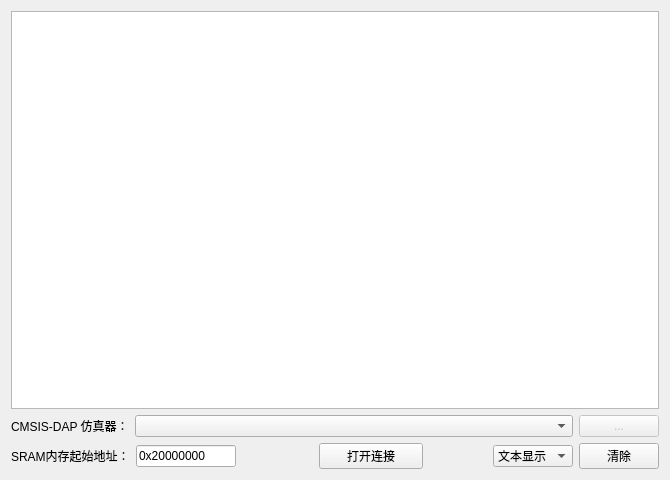
<?xml version="1.0" encoding="UTF-8"?>
<ui version="4.0">
 <author>XIVN1987</author>
 <class>RTTView</class>
 <widget class="QWidget" name="RTTView">
  <property name="geometry">
   <rect>
    <x>0</x>
    <y>0</y>
    <width>670</width>
    <height>480</height>
   </rect>
  </property>
  <property name="sizePolicy">
   <sizepolicy hsizetype="Preferred" vsizetype="Preferred">
    <horstretch>0</horstretch>
    <verstretch>0</verstretch>
   </sizepolicy>
  </property>
  <property name="windowTitle">
   <string>XIVN1987 SEGGER-RTT Client</string>
  </property>
  <property name="windowIcon">
   <iconset>
    <normaloff>image/serial.ico</normaloff>image/serial.ico</iconset>
  </property>
  <layout class="QVBoxLayout" name="vLayout0">
   <item>
    <widget class="QTextEdit" name="txtMain">
     <property name="frameShadow">
      <enum>QFrame::Sunken</enum>
     </property>
     <property name="textInteractionFlags">
      <set>Qt::TextSelectableByKeyboard|Qt::TextSelectableByMouse</set>
     </property>
    </widget>
   </item>
   <item>
    <layout class="QHBoxLayout" name="hLayout1">
     <item>
      <widget class="QLabel" name="lblDAP">
       <property name="sizePolicy">
        <sizepolicy hsizetype="Fixed" vsizetype="Fixed">
         <horstretch>0</horstretch>
         <verstretch>0</verstretch>
        </sizepolicy>
       </property>
       <property name="text">
        <string>CMSIS-DAP 仿真器：</string>
       </property>
      </widget>
     </item>
     <item>
      <widget class="QComboBox" name="cmbDAP">
       <property name="sizePolicy">
        <sizepolicy hsizetype="Expanding" vsizetype="Fixed">
         <horstretch>0</horstretch>
         <verstretch>0</verstretch>
        </sizepolicy>
       </property>
      </widget>
     </item>
     <item>
      <widget class="QPushButton" name="btnDAP">
       <property name="enabled">
        <bool>false</bool>
       </property>
       <property name="text">
        <string>...</string>
       </property>
      </widget>
     </item>
    </layout>
   </item>
   <item>
    <layout class="QHBoxLayout" name="hLayout2">
     <item>
      <widget class="QLabel" name="lblAddr">
       <property name="text">
        <string>SRAM内存起始地址：</string>
       </property>
      </widget>
     </item>
     <item>
      <widget class="QLineEdit" name="linAddr">
       <property name="maximumSize">
        <size>
         <width>100</width>
         <height>16777215</height>
        </size>
       </property>
       <property name="text">
        <string>0x20000000</string>
       </property>
      </widget>
     </item>
     <item>
      <spacer name="hSpacer21">
       <property name="orientation">
        <enum>Qt::Horizontal</enum>
       </property>
       <property name="sizeHint" stdset="0">
        <size>
         <width>40</width>
         <height>20</height>
        </size>
       </property>
      </spacer>
     </item>
     <item>
      <widget class="QLabel" name="lblOpen">
       <property name="text">
        <string/>
       </property>
       <property name="pixmap">
        <pixmap>image/inclosing.png</pixmap>
       </property>
      </widget>
     </item>
     <item>
      <widget class="QPushButton" name="btnOpen">
       <property name="sizePolicy">
        <sizepolicy hsizetype="Fixed" vsizetype="Fixed">
         <horstretch>0</horstretch>
         <verstretch>0</verstretch>
        </sizepolicy>
       </property>
       <property name="minimumSize">
        <size>
         <width>104</width>
         <height>0</height>
        </size>
       </property>
       <property name="text">
        <string>打开连接</string>
       </property>
       <property name="checkable">
        <bool>false</bool>
       </property>
      </widget>
     </item>
     <item>
      <spacer name="hSpacer22">
       <property name="orientation">
        <enum>Qt::Horizontal</enum>
       </property>
       <property name="sizeType">
        <enum>QSizePolicy::Expanding</enum>
       </property>
       <property name="sizeHint" stdset="0">
        <size>
         <width>40</width>
         <height>20</height>
        </size>
       </property>
      </spacer>
     </item>
     <item>
      <widget class="QComboBox" name="cmbMode">
       <property name="sizePolicy">
        <sizepolicy hsizetype="Fixed" vsizetype="Fixed">
         <horstretch>0</horstretch>
         <verstretch>0</verstretch>
        </sizepolicy>
       </property>
       <property name="minimumSize">
        <size>
         <width>80</width>
         <height>0</height>
        </size>
       </property>
       <item>
        <property name="text">
         <string>文本显示</string>
        </property>
       </item>
       <item>
        <property name="text">
         <string>波形显示</string>
        </property>
       </item>
      </widget>
     </item>
     <item>
      <widget class="QPushButton" name="btnClear">
       <property name="text">
        <string>清除</string>
       </property>
      </widget>
     </item>
    </layout>
   </item>
  </layout>
 </widget>
 <resources/>
 <connections/>
</ui>
